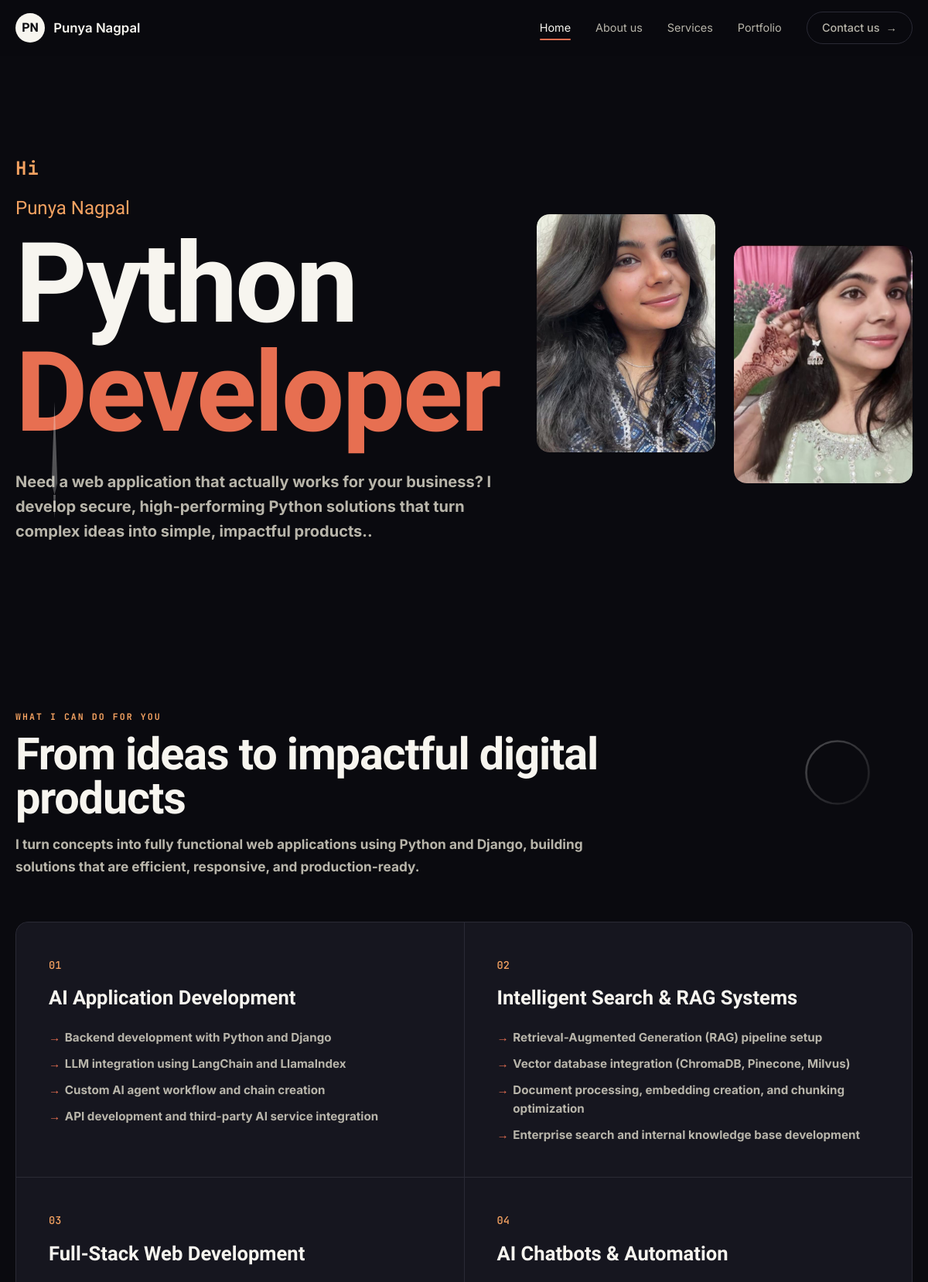
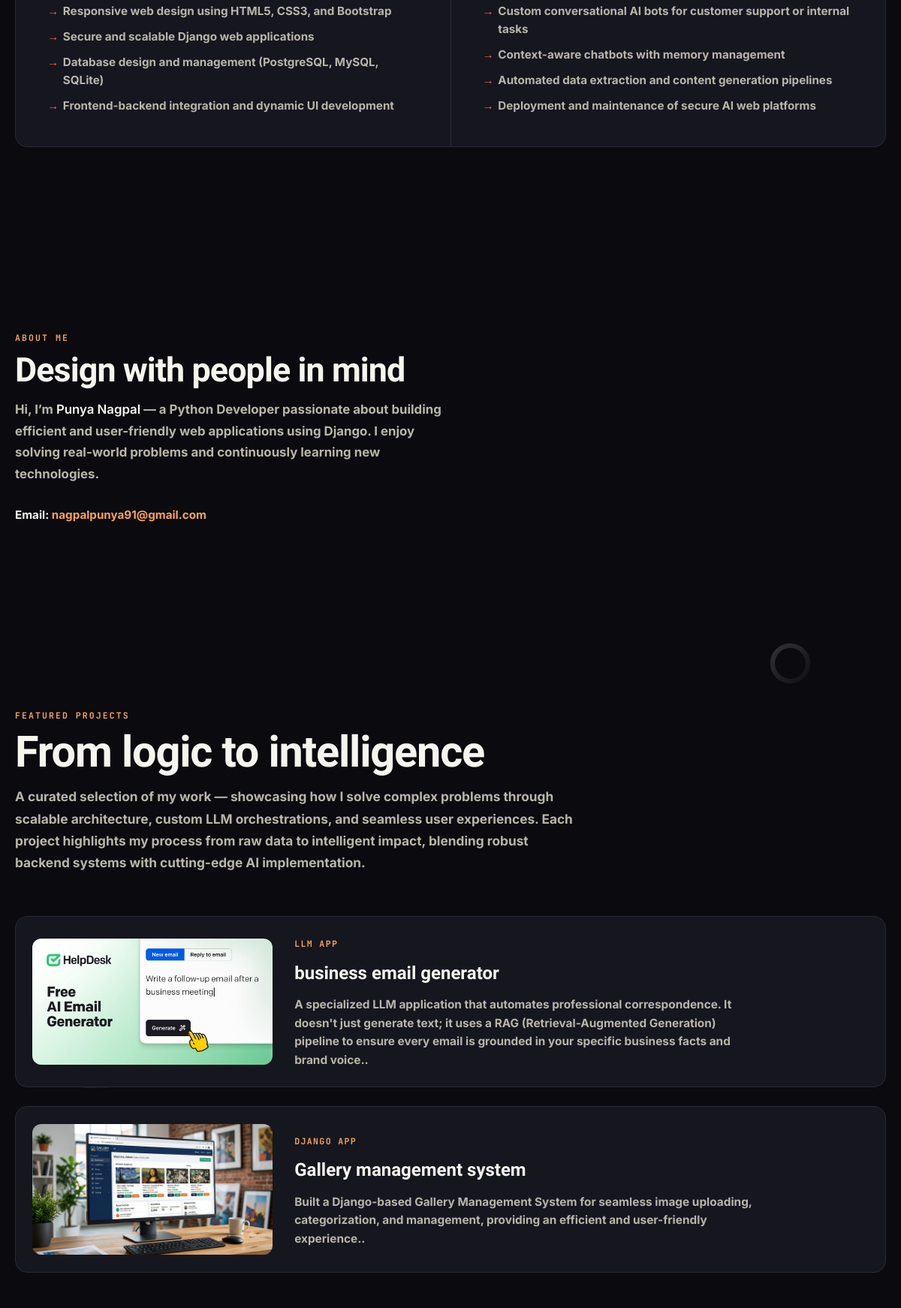
The page / (upper part) on the database its author committed (2 pictures, top to bottom).
### website/models.py (models this page shows, shortened)
class Services(models.Model):
    title=models.CharField(max_length=100)
    number=models.IntegerField()

class ServiceFeature(models.Model):
    service = models.ForeignKey(Services, on_delete=models.CASCADE, related_name="features")
    text = models.CharField(max_length=300)

class Project(models.Model):
    title=models.CharField(max_length=100)
    description=models.TextField(max_length=400)
    projecttag=models.CharField(max_length=100)
    image=models.ImageField(upload_to ='projects/')
    image = models.ImageField(upload_to='projects/')

### website/views.py (the view, shortened to what this page needs)
# urls.py: 2. Add a URL to urlpatterns:  path('', views.home, name='home')
def home(request):
    services=Services.objects.all()
    experiences=Experience.objects.all()
    servicefeatures=ServiceFeature.objects.all()
    projectinfos=Project.objects.all()
    context={
        "services" : services,
        "experiences":experiences,
        "servicefeatures":servicefeatures,
        "projectinfos":projectinfos,
    }
    return render(request, "home.html", context)

### templates/home.html (shortened to what this page needs)
{% load static %}
<!DOCTYPE html>
<html lang="en">
<head>
  <link rel="stylesheet" href={% static 'css/styles.css' %}>
</head>
<body>
  <div class="float-decor" aria-hidden="true">
    <div class="float-item float-pen">
    </div>
    <div class="float-item float-ring">
    </div>
    <div class="float-item float-cube">
    </div>
    <div class="float-item float-donut">
    </div>
  </div>
  <header class="nav">
    <div class="wrap nav__inner">
      <a class="brand" href="#home">
        <span class="brand__mark">PN</span>
        <span>Punya Nagpal </span>
      </a>
      <nav class="nav__links">
        <a href="#home" class="active">Home</a>
        <a href="#about">About us</a>
        <a href="#services">Services</a>
        <a href="#projects">Portfolio</a>
        <a href="#contact" class="nav__cta">Contact us <span class="arrow">→</span></a>
      </nav>
    </div>
  </header>
  <main>
    <section class="hero" id="home">
      <div class="wrap hero__wrap">
        <div class="hero__content">
          <p class="hero__greet reveal"><b>Hi<b></p>
          <p class="hero__name reveal">Punya Nagpal</p>
          <h1 class="hero__title display reveal">
            <span class="line1">Python</span>
            <span class="line2">Developer</span>
          </h1>
          <p class="hero__lead reveal">Need a web application that actually works for your business?
                I develop secure, high-performing Python solutions that turn
                complex ideas into simple, impactful products..</p>
        </div>
        <div class="hero__images reveal">
          <div class="hero__img hero__img--3d">
            <img src="{% static  'images/picture1.jpeg' %}" alt="3D Avatar Character" class="hero-img" />
          </div>
          <div class="hero__img hero__img--photo">
            <img src="{% static 'images/picture2.jpeg' %}" alt="Portrait Photo" class="hero-img" />
          </div>
        </div>
      </div>
    </section>
    <section class="section" id="services">
      <div class="wrap">
        <div class="section__head reveal">
          <span class="eyebrow">what I can do for you</span>
          <h2 class="display">From ideas to impactful digital products</h2>
          <p>I turn concepts into fully functional web applications using Python and Django, building solutions that are efficient, responsive, and production-ready.</p>
        </div>
        <div class="services">
            {% for service in services %}
          <article class="service reveal">
            <span class="service__num">
                {{ service.number|stringformat:"02d" }}
            </span>
            <h3>{{service.title}}</h3>
            <ul>
            {% for feature in service.features.all %}
              <li>{{feature.text}}</li>
            {% endfor %}
            </ul>
          </article>
            {% endfor %}
      </div>
    </section>
    <section class="section" id="about">
      <div class="wrap about">
        <div class="about__text reveal">
          <span class="eyebrow">About me</span>
          <h2 class="display">Design with people in mind</h2>
          <p>Hi, I’m <strong>Punya Nagpal</strong> — a Python Developer passionate about building efficient
        and user-friendly web applications using Django.
        I enjoy solving real-world problems and continuously learning
        new technologies. </p>
          <div class="about__meta">
            <div>Email: <a href="mailto:nagpalpunya91@gmail.com">nagpalpunya91@gmail.com</a></div>
          </div>
        </div>
      </div>
    </section>
    <section class="section" id="projects">
      <div class="wrap">
        <div class="section__head reveal">
          <span class="eyebrow">Featured Projects</span>
          <h2 class="display">From logic to intelligence</h2>
          <p>A curated selection of my work — showcasing how I solve complex problems through scalable architecture, custom LLM orchestrations, and seamless user experiences. Each project highlights my process from raw data to intelligent impact, blending robust backend systems with cutting-edge AI implementation.</p>
        </div>
        <div class="projects-grid">
            {% for project in projectinfos %}
          <article class="project reveal">
            <div class="project__cover">
            {% if project.image %}
                <img src="{{ project.image.url }}"
                     alt="{{ project.title }}">
            {% endif %}
            </div>
            <div class="project__info">
              <span class="project__tag">{{project.projecttag}}</span>
              <h3>{{project.title}}</h3>
              <p>{{project.description}}.</p>
            </div>
          </article>
            {% endfor %}
        </div>
      </div>
    </section>
  </main>
</body>
</html>

### rows shown on the page
Services: number "01", title "AI Application Development"
ServiceFeature: text "Backend development with Python and Django"
ServiceFeature: text "LLM integration using LangChain and LlamaIndex"
ServiceFeature: text "Custom AI agent workflow and chain creation"
ServiceFeature: text "API development and third-party AI service integration"
Services: number "02", title "Intelligent Search & RAG Systems"
ServiceFeature: text "Retrieval-Augmented Generation (RAG) pipeline setup"
ServiceFeature: text "Vector database integration (ChromaDB, Pinecone, Milvus)"
ServiceFeature: text "Document processing, embedding creation, and chunking optimization"
ServiceFeature: text "Enterprise search and internal knowledge base development"
Services: number "03", title "Full-Stack Web Development"
ServiceFeature: text "Responsive web design using HTML5, CSS3, and Bootstrap"
ServiceFeature: text "Secure and scalable Django web applications"
ServiceFeature: text "Database design and management (PostgreSQL, MySQL, SQLite)"
ServiceFeature: text "Frontend-backend integration and dynamic UI development"
Services: number "04", title "AI Chatbots & Automation"
ServiceFeature: text "Custom conversational AI bots for customer support or internal tasks"
ServiceFeature: text "Context-aware chatbots with memory management"
ServiceFeature: text "Automated data extraction and content generation pipelines"
ServiceFeature: text "Deployment and maintenance of secure AI web platforms"
Project: image (picture), projecttag "LLM APP", title "business email generator", description "A specialized LLM application that automates professional correspondence. It doesn't just generate text; it uses a RAG (Retrieval-Augmented Generation) pipeline to ensure every email is grounded in your specific business facts and brand voice."
Project: image (picture), projecttag "DJANGO APP", title "Gallery management system", description "Built a Django-based Gallery Management System for seamless image uploading, categorization, and management, providing an efficient and user-friendly experience."
